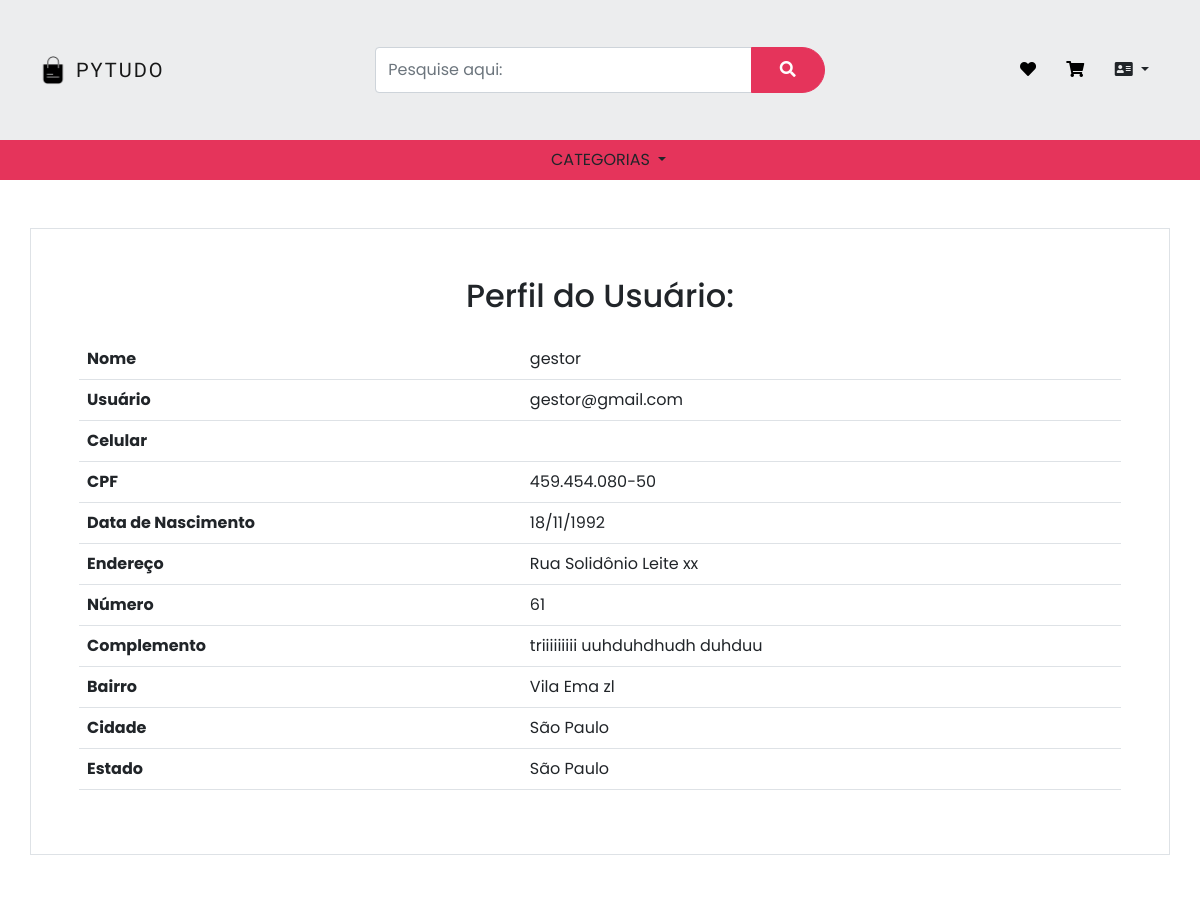
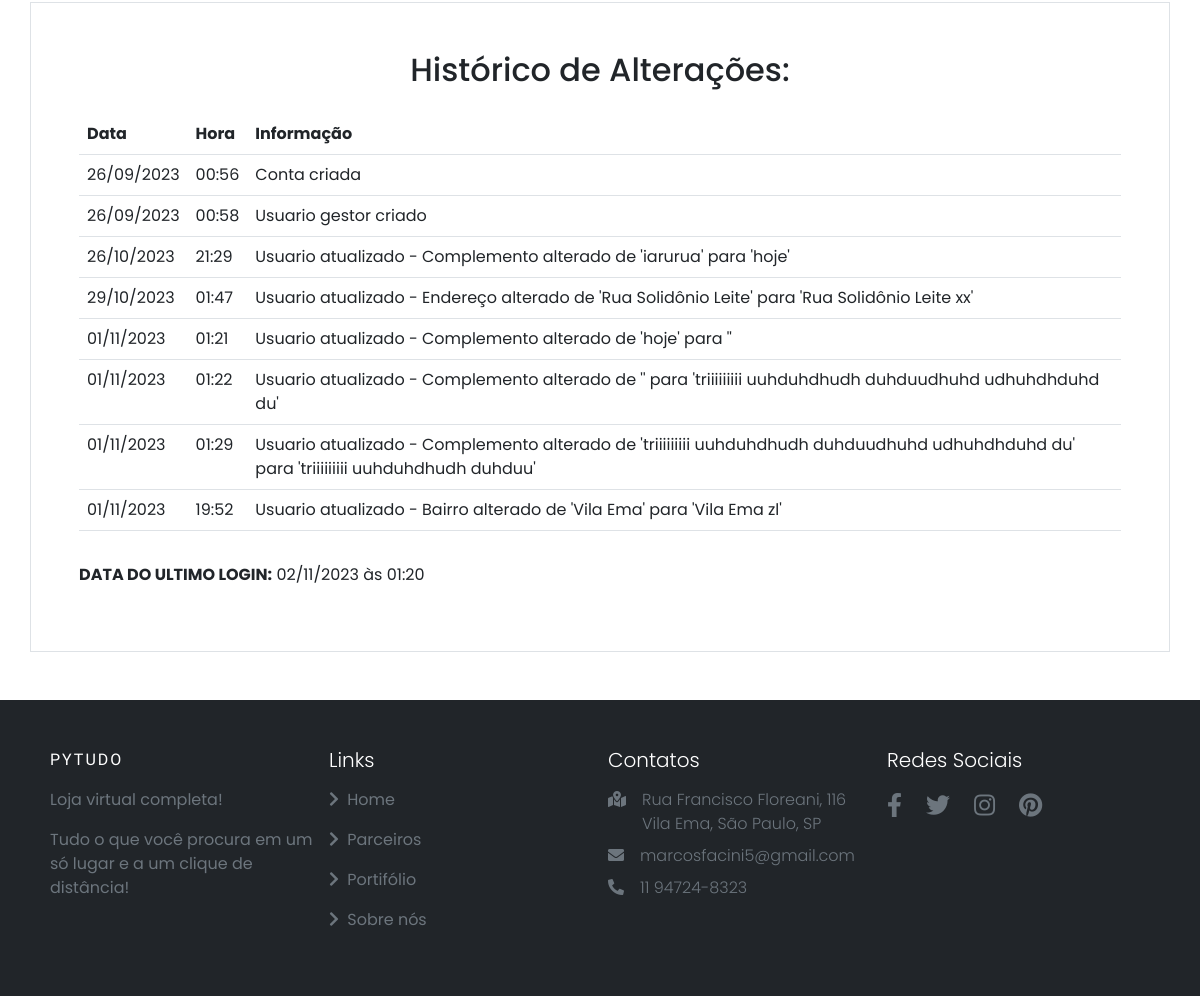
The page /usuarios/ver_usuario/27 on the database its author committed (2 pictures, top to bottom).
### usuarios/models.py (models this page shows, shortened)
class Usuarios(models.Model):
    ESTADOS_BRASILEIROS = (
        ('AC', 'Acre'),
        ('AL', 'Alagoas'),
        ('AP', 'Amapá'),
        ('AM', 'Amazonas'),
        ('BA', 'Bahia'),
        ('CE', 'Ceará'),
        ('DF', 'Distrito Federal'),
        ('ES', 'Espírito Santo'),
        ('GO', 'Goiás'),
        ('MA', 'Maranhão'),
        ('MT', 'Mato Grosso'),
        ('MS', 'Mato Grosso do Sul'),
        ('MG', 'Minas Gerais'),
        ('PA', 'Pará'),
        ('PB', 'Paraíba'),
        ('PR', 'Paraná'),
        ('PE', 'Pernambuco'),
        ('PI', 'Piauí'),
        ('RJ', 'Rio de Janeiro'),
        ('RN', 'Rio Grande do Norte'),
        ('RS', 'Rio Grande do Sul'),
        ('RO', 'Rondônia'),
        ('RR', 'Roraima'),
        ('SC', 'Santa Catarina'),
        ('SP', 'São Paulo'),
        ('SE', 'Sergipe'),
        ('TO', 'Tocantins'),
    )
    usuario = models.ForeignKey(settings.AUTH_USER_MODEL, on_delete=models.CASCADE)
    nome = models.CharField(max_length=40)
    cpf = CPFField('CPF')
    data_de_nascimento = models.DateField()
    celular = PhoneNumberField(null=False, blank=False)
    endereco = models.CharField(max_length=50)
    numero_endereco = models.CharField(max_length=10)
    complemento = models.CharField(max_length=50, blank=True, null= True)
    bairro = models.CharField(max_length=30)
    cidade = models.CharField(max_length=30)
    estado = models.CharField(max_length=2, choices=ESTADOS_BRASILEIROS)
    data_atualizacao = models.DateTimeField(auto_now=True, null=True)

class RegistroAlteracaoUsuario(models.Model):
    usuario = models.ForeignKey(Usuarios, on_delete=models.SET_NULL, null=True)
    data_atualizacao = models.DateTimeField(default=timezone.now)
    detalhes = models.TextField()

### usuarios/views.py (the view)
# urls.py: path('ver_usuario/<int:id>', views.ver_usuario, name='ver_usuario'),
def ver_usuario(request, id):
    usuario = Usuarios.objects.get(id=id)
    registros = RegistroAlteracaoUsuario.objects.filter(usuario_id=id)
    return render(request, 'ver_usuario.html', {'usuario': usuario, 'registros': registros})

### usuarios/templates/ver_usuario.html (shortened to what this page needs)
{% extends 'base.html' %}
{% load static %}
{% block 'body' %}
<div class="container p-5 my-5 border">
    <h2 class="text-center mb-4">Perfil do Usuário:</h2>
    <div class="table-responsive">
      <table class="table">
          <tr>
            <td class="fw-bold">Nome</td>
            <td>{{usuario.nome}}</td>
          </tr>
          <tr>
            <td class="fw-bold">Usuário</td>
            <td>{{usuario.usuario}}</td>
          </tr>
          <tr>
            <td class="fw-bold">Celular</td>
            <td>{{usuario.celular.as_national}}</td>
          </tr>
          <tr>
            <td class="fw-bold">CPF</td>
            <td>{{usuario.cpf}}</td>
          </tr>
          <tr>
            <td class="fw-bold">Data de Nascimento</td>
            <td>{{usuario.data_de_nascimento|date:"d/m/Y"}}</td>
          </tr>
          <tr>
            <td class="fw-bold">Endereço</td>
            <td>{{usuario.endereco}}</td>
          </tr>
          <tr>
            <td class="fw-bold">Número</td>
            <td>{{usuario.numero_endereco}}</td>
          </tr>
          {% if usuario.complemento %}
          <tr>
            <td class="fw-bold">Complemento</td>
            <td>{{usuario.complemento}}</td>
          </tr>
          {% endif %}
          <tr>
            <td class="fw-bold">Bairro</td>
            <td>{{usuario.bairro}}</td>
          </tr>
          <tr>
            <td class="fw-bold">Cidade</td>
            <td>{{usuario.cidade}}</td>
          </tr>
          <tr>
            <td class="fw-bold">Estado</td>
            <td>{{usuario.get_estado_display}}</td>
          </tr>
      </table>
    </div>
</div>
<div class="container p-5 mb-5 border">
    <h2 class="text-center mb-4">Histórico de Alterações:</h2>
    <div class="table-responsive">
      <table class="table">
        <tr>
          <th>Data</th>
          <th>Hora</th>
          <th>Informação</th>
        </tr>
        <tr>
          <td>{{usuario.usuario.date_joined|date:"d/m/Y" }}</td>
          <td>{{ usuario.usuario.date_joined|time:"H:i" }}</td>
          <td>Conta criada</td>
        </tr>
        {% for registro in registros %}
        <tr>
          <td>{{registro.data_atualizacao|date:"d/m/Y"}}</td>
          <td>{{registro.data_atualizacao|time:"H:i"}}</td>
          <td>{{registro.detalhes}}</td>
        </tr>
        {% endfor %}
      </table>
    </div>
    <p class="mt-3"><b>DATA DO ULTIMO LOGIN:</b> {{usuario.usuario.last_login|date:"d/m/Y" }} às {{ usuario.usuario.last_login|time:"H:i" }}</p>
  </div>
{% endblock %}

### pytudo/templates/static/base/css/base.css (style rules this page uses)
:root { --lg-font: 'Kaisei Tokumin', serif; --sm-font: 'Poppins', sans-serif; --pink: #e5345b; }
body { font-family: var(--sm-font); background-color: #fff; }

### rows shown on the page
Usuarios: nome "gestor", usuario "gestor@gmail.com", cpf "459.454.080-50", data_de_nascimento "18/11/1992", endereco "Rua Solidônio Leite xx", numero_endereco "61", complemento "triiiiiiiii uuhduhdhudh duhduu", bairro "Vila Ema zl", cidade "São Paulo", estado "São Paulo", usuario.date_joined "26/09/2023", usuario.date_joined "00:56", usuario.last_login "02/11/2023", usuario.last_login "01:20"
RegistroAlteracaoUsuario: data_atualizacao "26/09/2023", data_atualizacao "00:58", detalhes "Usuario gestor criado"
RegistroAlteracaoUsuario: data_atualizacao "26/10/2023", data_atualizacao "21:29", detalhes "Usuario atualizado - Complemento alterado de 'iarurua' para 'hoje'"
RegistroAlteracaoUsuario: data_atualizacao "29/10/2023", data_atualizacao "01:47", detalhes "Usuario atualizado - Endereço alterado de 'Rua Solidônio Leite' para 'Rua Solidônio Leite xx'"
RegistroAlteracaoUsuario: data_atualizacao "01/11/2023", data_atualizacao "01:21", detalhes "Usuario atualizado - Complemento alterado de 'hoje' para ''"
RegistroAlteracaoUsuario: data_atualizacao "01/11/2023", data_atualizacao "01:22", detalhes "Usuario atualizado - Complemento alterado de '' para 'triiiiiiiii uuhduhdhudh duhduudhuhd udhuhdhduhd du'"
RegistroAlteracaoUsuario: data_atualizacao "01/11/2023", data_atualizacao "01:29", detalhes "Usuario atualizado - Complemento alterado de 'triiiiiiiii uuhduhdhudh duhduudhuhd udhuhdhduhd du' para 'triiiiiiiii uuhduhdhudh duhduu'"
RegistroAlteracaoUsuario: data_atualizacao "01/11/2023", data_atualizacao "19:52", detalhes "Usuario atualizado - Bairro alterado de 'Vila Ema' para 'Vila Ema zl'"
